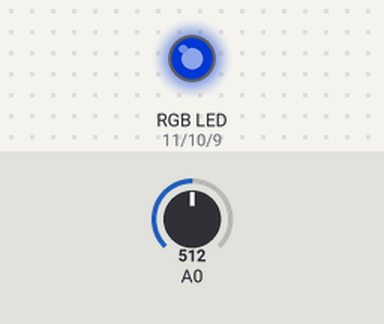
Simulated run of this sketch. Board: Arduino Uno, built with avr-gcc and run on an emulated ATmega328P. Shown: an RGB LED mixed from three pins (HIGH = lit). The test bench sets the inputs (shaded band); at power-on: A0 = 512. Dim RGB values are drawn brighter than linear; random numbers use the default seed unless the sketch sets one.

Above: at 1.2 s.
1.3 s: A0 set to 716
4.8 s: A0 set to 900
At 6.8 s:
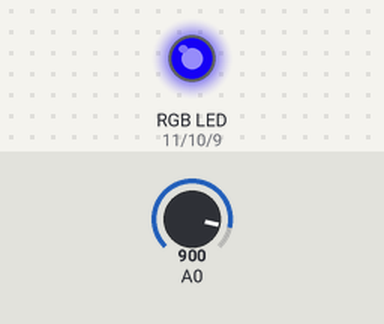
8.0 s: A0 set to 0
At 10.82 s:
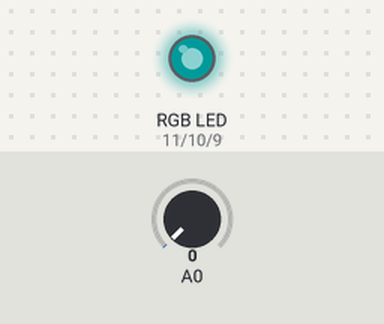
11.6 s: A0 set to 266
15.2 s: A0 set to 246
At 16.48 s:
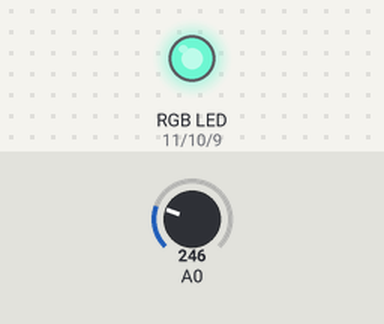
Timing chart, 0 to 18.6 s (numbered marks = the images above; inputs shaded):
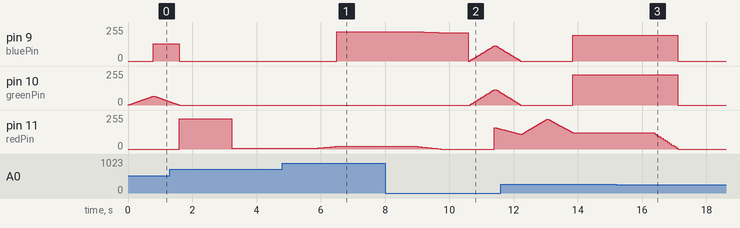

Measured:
- after the input at 4.8 s, pin 9 (bluePin): 0/255 → 220/255 after 1.7 s; pin 11 (redPin): moves from 4/255 to 20/255 over 0.77 s, starting after 0.97 s
- after the input at 8.0 s, pin 9 (bluePin): 220/255 → 219/255 after 0.99 s, → 218/255 0.11 s later, → 217/255 0.11 s later, → 216/255 0.11 s later, … (39 changes in this stretch); pin 10 (greenPin): rises from 0/255 to 116/255 in 0.75 s, then falls to 95/255 in 0.18 s
- after the input at 15.2 s, pin 9 (bluePin): 194/255 → 0/255 after 1.9 s; pin 10 (greenPin): 228/255 → 0/255 after 1.9 s; pin 11 (redPin): moves from 122/255 to 0/255 over 0.71 s, starting after 1.2 s

The sketch:

Projeto_8_-_Mood_Lamp_RGB.ino
```cpp
//Projeto 8 - Mood Lamp RGB

float RGB1[3],RGB2[3],INC[3];
int red,green,blue;
int redPin = 11,greenPin=10,bluePin=9;

void setup() {
  Serial.begin(9600);
  randomSeed(analogRead(0));/* Determina um valor de
  semente para os números pseudoaleatórios*/
  RGB1[0]=0;
  RGB1[1]=0;
  RGB1[2]=0;

  RGB2[0]=random(256);
  RGB2[1]=random(256);
  RGB2[2]=random(256);
}

void loop() {
  randomSeed(analogRead(0));

  for(int c=0;c<3;c++){
    INC[c]=((RGB1[c]-RGB2[c])/256);
  }

  for(int c = 0;c<256;c++){
    red = int(RGB1[0]);
    green = int(RGB1[1]);
    blue = int(RGB1[2]);

    analogWrite(redPin,red);
    analogWrite(greenPin,green);
    analogWrite(bluePin,blue);
    delay(3);

    RGB1[0]-=INC[0];
    RGB1[1]-=INC[1];
    RGB1[2]-=INC[2];
  }

  for(int c=0;c<3;c++){
    RGB2[c]=random(556)-300;
    RGB2[c]=constrain(RGB2[c],0,255);/*Faz com que não
    sejam retornados valores negativos ao pino de PWMijn */
    delay(10);
  }

}
```
